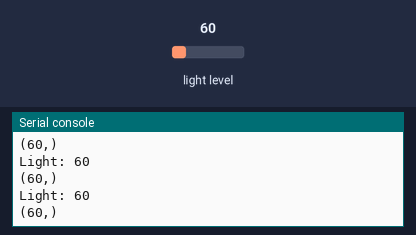
Simulated run of this program. Board: Circuit Playground running CircuitPython. Parts: the last lines printed to the serial console. The inputs (shaded band) are chosen by the test bench; at power-on: light level 60.

Above: at 1.2 s.
1.3 s: light level set to 6
At 1.31 s:
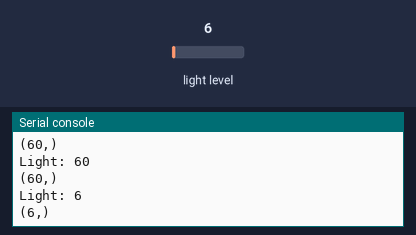
2.8 s: light level set to 80
At 3.42 s:
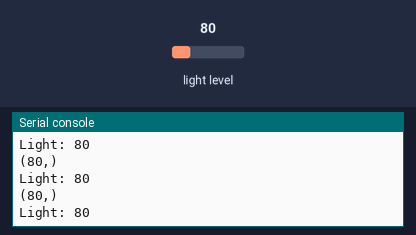
Timing chart, 0 to 5.8 s (numbered marks = the images above; inputs shaded):
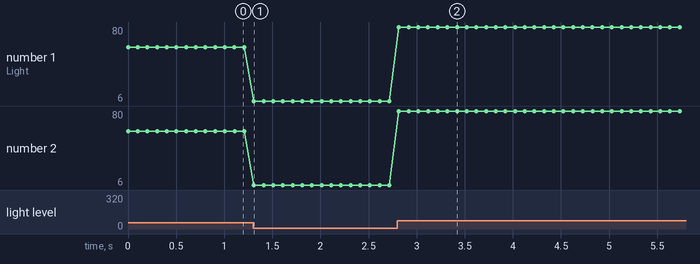

The program:

cp_light_plotter.py
```python
"""If you're using Mu, this example will plot the light levels from the light sensor (located next
to the eye) on your cp. Try shining a flashlight on your CPB, or covering the light sensor to see
the plot increase and decrease."""
import time
from adafruit_circuitplayground import cp

while True:
    print("Light:", cp.light)
    print((cp.light,))
    time.sleep(0.1)
```

Measured:
- after the input at 1.3 s, the serial console: prints a new line at once (image 1)
- after the input at 2.8 s, the serial console: prints a new line at once (image 2)
- plotted number 1: 60 → 6 after the input at 1.3 s, 6 → 80 after the input at 2.8 s
- plotted number 2: 60 → 6 after the input at 1.3 s, 6 → 80 after the input at 2.8 s
